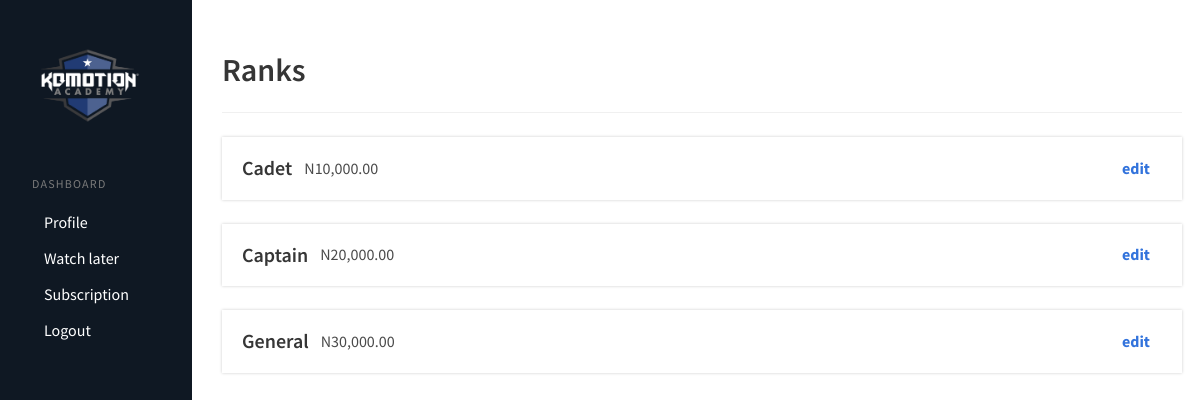
The page /dashboard/admin/ranks on the database its author committed.
### academy/models.py (models this page shows, shortened)
class Rank(models.Model):
    title = models.CharField(max_length=128)
    description = models.TextField(blank=True, null=True)
    image = models.ImageField(upload_to="rank/", null=True, blank=True)
    cost = models.DecimalField(max_digits=10, decimal_places=2, default=0.0)
    class Meta:
        ordering = ['title']

### academy/views.py (the view)
# urls.py: path('dashboard/admin/ranks', DashboardAdminRank.as_view(), name="admin_ranks"),
class DashboardAdminRank(TemplateView):
    template_name = 'user/ranks.html'
    def get_context_data(self, **kwargs):
        context = super().get_context_data(**kwargs)
        context['ranks'] = Rank.objects.all()
        context['form'] = RankForm()
        return context

### academy/templates/user/ranks.html
{% extends '../base/dashboard.html' %}
{% block content %}
    {% load humanize %}
    <section>
        <div class="container">
            <div class="level is-mobile">
                <div class="level-left">
                    <div class="level-item">
                        <h2 class="title is-3">Ranks</h2>
                    </div>
                </div>
            </div>
            <hr>
            {% if ranks %}
                {% for rank in ranks %}
                    <div class="box">
                        <div class="level is-mobile">
                            <div class="level-left">
                                <div class="level-item"><h3 class="title is-5">{{ rank.title }}</h3></div>
                                <div class="level-item">N{{ rank.cost|intcomma }}</div>
                            </div>
                            <div class="level-right">
                                <div class="level-item">
                                    <a href="{% url 'academy:admin_ranks_edit' id=rank.id %}" class="has-text-weight-bold">edit</a>
                                </div>
                            </div>
                        </div>
                    </div>
                {% endfor %}
            {% else %}
                <div class="notification is-danger">
                    You have not setup any ranks
                </div>
            {% endif %}
        </div>
    </section>
{% endblock content %}

### rows shown on the page
Rank: title "Cadet", cost "10,000.00"
Rank: title "Captain", cost "20,000.00"
Rank: title "General", cost "30,000.00"
